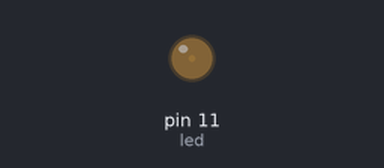
This sketch was run on a simulated Arduino Uno, built with avr-gcc and run on an emulated ATmega328P. Parts: output pins drawn as LEDs (lit = HIGH).

Above: at 0.05 s.
At 1.15 s:
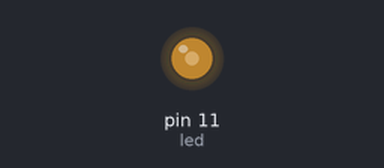
At 2.3 s:
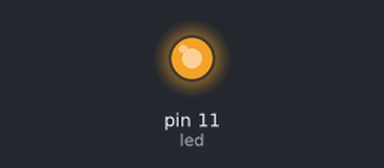
At 4.6 s:
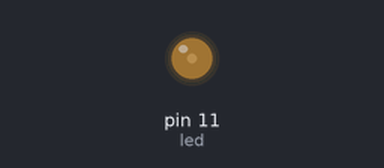
Timing chart, 0 to 6.7 s (numbered marks = the images above):
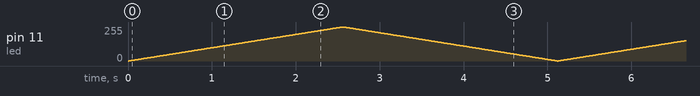

The sketch:

original.ino
```cpp
#define led 11
int i=0;
int j=0;

void setup() {
   Serial.begin(9600);
  pinMode(led,OUTPUT);

}

void loop() {
  for(i=0;i<256;i++){
    analogWrite(led,i);
    delay(10);
  }

  for(j=255;j>0;j--){
   analogWrite(led,j);
    delay(10);
  }


}
```
